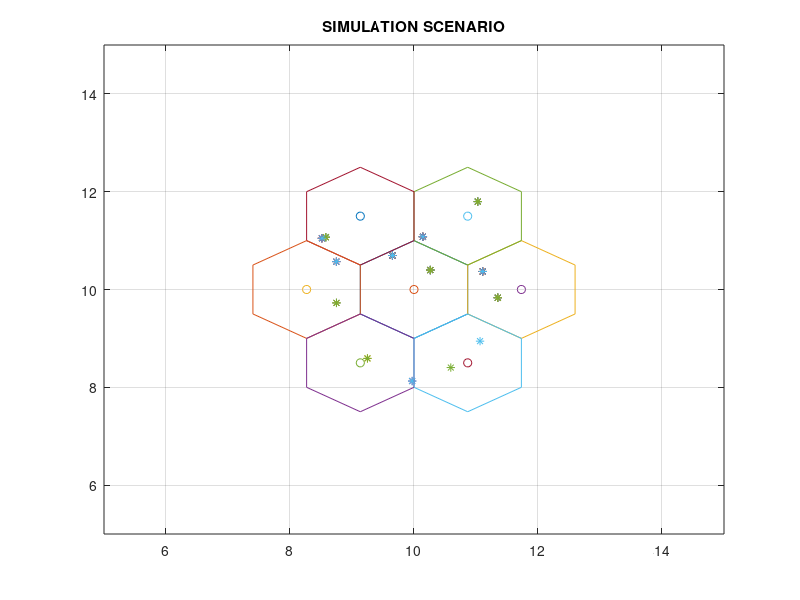

MATLAB code for this plot: (Note: this script raises an error after producing the figure.)
% NOMA_SIMULATOR MATLAB code for NOMA_SIMULATOR.fig
%
%This Matlab code was developed to generate simulation results to:
%
%Khan, A.; Usman, M.A.; Usman, M.R.; Ahmad, M.; Shin, S.-Y. Link and System-Level NOMA Simulator: 
%The Reproducibility of Research. Electronics 2021, 10, 2388. https://doi.org/10.3390/electronics10192388
%
%For further information, visit: http://wens.re.kr/news/noma-simulator-v1
%
%License: This code is licensed under the Apache2.0 license. If you in any way
%use this code for research that results in publications, please cite our
%monograph as described above.
%
%
% Last Modified 21-Dec-2021 18:08:01
%
%
% Begin initialization code
%%Parameters
close all;  clear all; clc;
initial_x = 10;
initial_y = 10;
ref_x = initial_x;
ref_y = initial_y;
r = 1;     %normalized cell radius
x = cos(pi/6);  
y = sin(pi/6); 
%To change the number of cells please change the value to 1,2 or 3 for 19,7
%or 3 cells respectively
%number of cell
num_of_cell = 2;
if num_of_cell == 1
    N = 19;
elseif num_of_cell == 2    
    N = 7;
elseif num_of_cell == 3    
    N = 3;
end
%This code is developed for 2 NOMA users only
%number of users
%number of users
num_of_user = 1;
if num_of_user == 1
   u=2;
end
%cell diameter
d = 2000;  %meter
c = 3e8;  %speed of light
%you can select the freqiency used in the simulation by choosing the value
%of Freq as 1,2,3 or 4.
%frequency
Freq = 2;
if Freq == 1
   f=9e8;
elseif Freq == 2
   f=18e8; 
elseif Freq == 3
   f=21e8;  
elseif Freq == 4
   f=26e8;  
end
v = 4;    %pathloss exponent
%Total transmit power and the powers associated to the users
%Power
Tx_Pwr = 30;%dbm = 1Watt
P(1) = 0.2*30;
P(2) = 0.8*30;
%Interference Init
Int(1)=0;
Int(2)=0;

%BS height
BS_height = 20;  %meter

%MS_height
MS_height = 1.5; %meter

%Noise
NF = 7;     %Noise Floor
No = -174;  %Noise Figure

%Bandwidth
Bw = 20*10^6; %20 MHz

%Imperfect SIC
imdB=-25; %dB
im=10^(imdB/10);
%Pathloss
Pathloss = 1;
if Pathloss == 1 %Cost231
   PL=1;
elseif Pathloss == 2 %Okumura-Hata
   PL=2; 
end


%% Plotting cells
for i = 1:N
    for j = 1:7
       
        if j==1 | j==4 | j==7
            x1(i,j) = (ref_x);
           
        elseif j==2 | j==3
            x1(i,j) = (ref_x+x);
          
        elseif j==5 | j==6
            x1(i,j) = (ref_x-x);
         
        end

        if j==1 | j==7
            y1(i,j) = (ref_y+r);
        
        elseif j==2 | j==6
            y1(i,j) = (ref_y+y);
        
        elseif j==3 | j==5
            y1(i,j) = (ref_y-y);
       
        elseif j==4
            y1(i,j) = (ref_y-r);
      
        end
    end
    
   
    figure(1),    
    plot(x1(i,:),y1(i,:)),grid on, hold on         %%cell edge point plot
    plot(ref_x,ref_y,'o')                          %%BS plot
    axis([5 15 5 15])
    clear x1*; clear x2*;
    clear y1*; clear y2*;
%%    
%%Base Station Coordinates   
    % saving the BS coordinate
    BS_x(i) = ref_x;
    BS_y(i) = ref_y;
    if i==1
        ref_x = initial_x+x+x;
        ref_y = initial_y;
    elseif i==2
        ref_x = initial_x+x;
        ref_y = initial_y+1+y;
    elseif i==3
        ref_x = initial_x-x;
        ref_y = initial_y+1+y;
    elseif i==4
        ref_x = initial_x-x-x;
        ref_y = initial_y;
    elseif i==5
        ref_x = initial_x-x;
        ref_y = initial_y-1-y;
    elseif i==6
        ref_x = initial_x+x;
        ref_y = initial_y-1-y;
    elseif i==7
        ref_x = initial_x+2.*(x+x);
        ref_y = initial_y;
    elseif i==8
        ref_x = initial_x+3.*x;
        ref_y = initial_y+r+y;
    elseif i==9
        ref_x = initial_x+x+x;
        ref_y = initial_y+2.*r+2.*y;
    elseif i==10
        ref_x = initial_x;
        ref_y = initial_y+2.*r+2.*y;
    elseif i==11
        ref_x = initial_x-x-x;
        ref_y = initial_y+2.*r+2.*y;
    elseif i==12
        ref_x = initial_x-3.*x;
        ref_y = initial_y+r+y;
    elseif i==13
        ref_x = initial_x-2.*(x+x);
        ref_y = initial_y;
    elseif i==14
        ref_x = initial_x-3.*x;
        ref_y = initial_y-r-y;
    elseif i==15
        ref_x = initial_x-x-x;
        ref_y = initial_y-2.*r-2.*y;
    elseif i==16
        ref_x = initial_x;
        ref_y = initial_y-2.*r-2.*y;
    elseif i==17
        ref_x = initial_x+x+x;
        ref_y = initial_y-2.*r-2.*y;
    elseif i==18
        ref_x = initial_x+3.*x;
        ref_y = initial_y-r-y;
    end
end
%%
for cell = 1: N
    
    %Plotting users
    % Random User Coordinate
    v_x = BS_x(cell) + (r * sin((0:6)*pi/3));
    v_y = BS_y(cell) + (r * cos((0:6)*pi/3));
    c_x = BS_x(cell) + (r-rand(1, 20*u)*2*r);
    c_y = BS_y(cell) + (r-rand(1, 20*u)*2*r);
    IN = inpolygon(c_x, c_y, v_x, v_y);
    c_x = c_x(IN);
    c_y = c_y(IN);
    idx = randperm(length(c_x));
    MS1_cell_1_x(cell,:) = c_x(idx(1:u));
    MS1_cell_1_y(cell,:) = c_y(idx(1:u));
    
    
    
    % Defining near user and far user
    for i = 1:u
        dist_MS_cell_1(i) = d*sqrt((sqrt((BS_x(cell)-MS1_cell_1_x(cell,i))^2+(BS_y(cell)-MS1_cell_1_y(cell,i))^2))^2+(BS_height/d)^2); %distance with base station's height
    end
    distance_MS_cell_1(cell,:)=dist_MS_cell_1;
    
    if distance_MS_cell_1(cell,1)>=distance_MS_cell_1(cell,2)
        
        save_MS1_cell_1_x(cell,1)=MS1_cell_1_x(cell,1);
        save_MS1_cell_1_y(cell,1)=MS1_cell_1_y(cell,1);
        MS1_cell_1_x(cell,1)=MS1_cell_1_x(cell,2);
        MS1_cell_1_x(cell,2)=save_MS1_cell_1_x(cell,1);
        MS1_cell_1_y(cell,1)=MS1_cell_1_y(cell,2);
        MS1_cell_1_y(cell,2)=save_MS1_cell_1_y(cell,1);
    end
    
    figure(1),
    plot(MS1_cell_1_x,MS1_cell_1_y,'*'),grid on, hold on
    axis([5 15 5 15])
    title('SIMULATION SCENARIO')
end
%%
%OMA (Orthogonal Multiple Access)
for cell = 1:N
    
    % SNR cell 1
    for i = 1:u
        Pwr(i)=P(i);
        dist_MS_cell_1(i) = d*sqrt((sqrt((BS_x(1)-MS1_cell_1_x(1,i))^2+(BS_y(1)-MS1_cell_1_y(1,i))^2))^2+(BS_height/d)^2); %distance with base station's height
        
        %Cost231 & Okumura-Hata
        if PL == 1
            PL_num_cell_1(i) = 46.3 + 33.9*log10(f/1000000) - 13.28*log10(BS_height) - ((1.1*log10(f/1000000)-0.7)*MS_height-(1.56*log10(f/1000000)-0.8)) + (44.9 - 6.55*log10(BS_height))*log10(dist_MS_cell_1(i)/1000)+3; %Pathloss
            PL_dB_cell_1(i) = 10*log10(PL_num_cell_1(i));
        else
            PL_dB_cell_1(i) = 69.55 + 26.16*log10(f/1000000) + (44.9 - 6.55*log10(BS_height))*log10(dist_MS_cell_1(i)/1000) - 13.82*log10(BS_height) - (3.2*(log10(11.75*MS_height))^2 - 4.97); %Pathloss
            PL_num_cell_1(i) = 10^((PL_dB_cell_1(i))/10);
        end
        
        Rx_pwr_dBm_cell_1(i) = (10*log10(Pwr(i)*1000))-PL_dB_cell_1(i); %dBm
        Rx_pwr_mW_cell_1(i) = 10^((Rx_pwr_dBm_cell_1(i))/10);
    end
    Rx_pwr_cell_1(cell,:)=Rx_pwr_mW_cell_1;
    
    
    % Thermal Noise
    for i = 1:u
        Rx_pwr_dBm_noise_cell_1(i) = NF+No+10*log10(1/2*Bw);
        Rx_pwr_mW_noise_cell_1(i) = 10^((Rx_pwr_dBm_noise_cell_1(i))/10);
    end
    Rx_pwr_noise_cell_1(cell,:)=Rx_pwr_mW_noise_cell_1;
    
    
    % Interference Calculation for users in cell 1 from the other BS
    if  cell==1 & cell<=N
        for i = 1:u
            Interference(i)=Int(i);
        end
        total_int_pwr_mW_cell_1(cell,:)=Interference;
        
    else if cell==3 | cell==5 | cell==7 | cell==9 | cell==11 | cell==13 | cell==15 | cell==17 | cell==19
            for i = 1:u
                dist_MS_int_cell_1(i) = d*sqrt((sqrt((BS_x(cell)-MS1_cell_1_x(1,i))^2+(BS_y(cell)-MS1_cell_1_y(1,i))^2))^2+(BS_height/d)^2); %distance with base station's height
                
                %Cost231 & Okumura-Hata
                if PL==1
                    PL_num_cell_1(i) = 46.3 + 33.9*log10(f/1000000) - 13.28*log10(BS_height) - ((1.1*log10(f/1000000)-0.7)*MS_height-(1.56*log10(f/1000000)-0.8)) + (44.9 - 6.55*log10(BS_height))*log10(dist_MS_int_cell_1(i)/1000)+3; %Pathloss
                    PL_dB_int_cell_1(i) = 10*log10(PL_num_cell_1(i));
                else
                    PL_dB_int_cell_1(i) = 69.55 + 26.16*log10(f/1000000) + (44.9 - 6.55*log10(BS_height))*log10(dist_MS_int_cell_1(i)/1000) - 13.82*log10(BS_height) - (3.2*(log10(11.75*MS_height))^2 - 4.97); %Pathloss
                    PL_num_cell_1(i) = 10^((PL_dB_int_cell_1(i))/10);
                end
                
                if i==1
                    int_pwr_dBm_cell_1(i) = (10*log10(Pwr(i+1)*1000))-PL_dB_int_cell_1(i); %dBm
                    int_pwr_mW_cell_1(i) = 10^((int_pwr_dBm_cell_1(i))/10);
                else
                    int_pwr_dBm_cell_1(i) = (10*log10(Pwr(i-1)*1000))-PL_dB_int_cell_1(i); %dBm
                    int_pwr_mW_cell_1(i) = 10^((int_pwr_dBm_cell_1(i))/10);
                end
                
            end
            total_int_pwr_mW_cell_1(cell,:)=int_pwr_mW_cell_1;
            
        else
            for i = 1:u
                dist_MS_int_cell_1(i) = d*sqrt((sqrt((BS_x(cell)-MS1_cell_1_x(1,i))^2+(BS_y(cell)-MS1_cell_1_y(1,i))^2))^2+(BS_height/d)^2); %distance with base station's height
                
                %Cost231 & Okumura-Hata
                if PL==1
                    PL_num_cell_1(i) = 46.3 + 33.9*log10(f/1000000) - 13.28*log10(BS_height) - ((1.1*log10(f/1000000)-0.7)*MS_height-(1.56*log10(f/1000000)-0.8)) + (44.9 - 6.55*log10(BS_height))*log10(dist_MS_int_cell_1(i)/1000)+3; %Pathloss
                    PL_dB_int_cell_1(i) = 10*log10(PL_num_cell_1(i));
                else
                    PL_dB_int_cell_1(i) = 69.55 + 26.16*log10(f/1000000) + (44.9 - 6.55*log10(BS_height))*log10(dist_MS_int_cell_1(i)/1000) - 13.82*log10(BS_height) - (3.2*(log10(11.75*MS_height))^2 - 4.97); %Pathloss
                    PL_num_cell_1(i) = 10^((PL_dB_int_cell_1(i))/10);
                end
                
                if i==1
                    int_pwr_dBm_cell_1(i) = (10*log10(Pwr(i)*1000))-PL_dB_int_cell_1(i); %dBm
                    int_pwr_mW_cell_1(i) = 10^((int_pwr_dBm_cell_1(i))/10);
                else
                    int_pwr_dBm_cell_1(i) = (10*log10(Pwr(i)*1000))-PL_dB_int_cell_1(i); %dBm
                    int_pwr_mW_cell_1(i) = 10^((int_pwr_dBm_cell_1(i))/10);
                end
                
            end
            total_int_pwr_mW_cell_1(cell,:)=int_pwr_mW_cell_1;
            
        end
    end
    
    
    if cell==1
        total_inter_pwr_cell_1_OMA=total_int_pwr_mW_cell_1(cell,:);
        total_inter_pwr_mW_cell_1_OMA(cell,:)=total_inter_pwr_cell_1_OMA;
        total_inter_pwr_dBm_cell_1_OMA(cell,:)=10*log10(total_inter_pwr_mW_cell_1_OMA(cell,:));
        
    else
        total_inter_pwr_cell_1_OMA=total_int_pwr_mW_cell_1(cell,:)+total_inter_pwr_mW_cell_1_OMA(cell-1,:);
        total_inter_pwr_mW_cell_1_OMA(cell,:)=total_inter_pwr_cell_1_OMA;
        total_inter_pwr_dBm_cell_1_OMA(cell,:)=10*log10(total_inter_pwr_mW_cell_1_OMA(cell,:));
        
    end
    
end

for cell = 1:N
    % Capacity
    SINR_mW_cell_1_OMA = Rx_pwr_cell_1(cell,:)./(total_inter_pwr_mW_cell_1_OMA(cell,:)+Rx_pwr_noise_cell_1(cell,:)); %Capacity UE1 and UE2 in numeric
    SINR_num_cell_1_OMA(cell,:) = SINR_mW_cell_1_OMA;
    SINR_dBm_cell_1_OMA = SINR_num_cell_1_OMA(cell,:); %Capacity UE1 and UE2 in dBm
    SINR_dB_cell_1_OMA(cell,:) = SINR_dBm_cell_1_OMA;
    total_Capacity_cell_1_OMA = (1/2*Bw/1000000)*log2(1+SINR_num_cell_1_OMA(cell,:));
    total_Cap_cell_1_OMA(cell,:) = total_Capacity_cell_1_OMA;
end

%%
%NOMA (Non-Orthogonal Multiple Access)
for cell = 1:N
    
    % SNR cell 1
    for i = 1:u
        Pwr(i)=P(i);
        dist_MS_cell_1(i) = d*sqrt((sqrt((BS_x(1)-MS1_cell_1_x(1,i))^2+(BS_y(1)-MS1_cell_1_y(1,i))^2))^2+(BS_height/d)^2); %distance with base station's height
        
        %Cost231 & Okumura-Hata
        if PL == 1
            PL_num_cell_1(i) = 46.3 + 33.9*log10(f/1000000) - 13.28*log10(BS_height) - ((1.1*log10(f/1000000)-0.7)*MS_height-(1.56*log10(f/1000000)-0.8)) + (44.9 - 6.55*log10(BS_height))*log10(dist_MS_cell_1(i)/1000)+3; %Pathloss
            PL_dB_cell_1(i) = 10*log10(PL_num_cell_1(i));
        else
            PL_dB_cell_1(i) = 69.55 + 26.16*log10(f/1000000) + (44.9 - 6.55*log10(BS_height))*log10(dist_MS_cell_1(i)/1000) - 13.82*log10(BS_height) - (3.2*(log10(11.75*MS_height))^2 - 4.97); %Pathloss
            PL_num_cell_1(i) = 10^((PL_dB_cell_1(i))/10);
        end
        
        Rx_pwr_dBm_cell_1(i) = (10*log10(Pwr(i)*1000))-PL_dB_cell_1(i); %dBm
        Rx_pwr_mW_cell_1(i) = 10^((Rx_pwr_dBm_cell_1(i))/10);
    end
    Rx_pwr_cell_1(cell,:)=Rx_pwr_mW_cell_1;
    
    
    % Self Interference Calculation for user 2
    for i = 1:u
        if  i==1
            Rx_pwr_mW_selfint_cell_1(i)=Int(i);
            
        else
            Pwr(i)=P(i);
            dist_MS_selfint_cell_1(i) = d*sqrt((sqrt((BS_x(1)-MS1_cell_1_x(1,i))^2+(BS_y(1)-MS1_cell_1_y(1,i))^2))^2+(BS_height/d)^2); %distance with base station's height
            
            %Cost231 & Okumura-Hata
            if PL==1
                PL_num_slftint_cell_1(i) = 46.3 + 33.9*log10(f/1000000) - 13.28*log10(BS_height) - ((1.1*log10(f/1000000)-0.7)*MS_height-(1.56*log10(f/1000000)-0.8)) + (44.9 - 6.55*log10(BS_height))*log10(dist_MS_selfint_cell_1(i)/1000)+3; %Pathloss
                PL_dB_selfint_cell_1(i) = 10*log10(PL_num_slftint_cell_1(i));
            else
                PL_dB_selfint_cell_1(i) = 69.55 + 26.16*log10(f/1000000) + (44.9 - 6.55*log10(BS_height))*log10(dist_MS_selfint_cell_1(i)/1000) - 13.82*log10(BS_height) - (3.2*(log10(11.75*MS_height))^2 - 4.97); %Pathloss
                PL_num_slftint_cell_1(i) = 10^((PL_dB_selfint_cell_1(i))/10);
            end
            
            Rx_pwr_dBm_selfint_cell_1(i) = (10*log10(Pwr(1)*1000))-PL_dB_selfint_cell_1(i); %dBm
            Rx_pwr_mW_selfint_cell_1(i) = 10^((Rx_pwr_dBm_selfint_cell_1(i))/10);
        end
    end
    Rx_pwr_selfint_cell_1(cell,:)=Rx_pwr_mW_selfint_cell_1;
    
    
    % Imperfect SIC
    for i = 1:u
        if  i==1
            Im_SIC(i)=10^(imdB*1000/10);
        else
            Im_SIC(i)=Int(i);
        end
    end
    Imperfect_SIC_cell_1(cell,:)=Im_SIC;
    
    % Thermal Noise
    for i = 1:u
        Rx_pwr_dBm_noise_cell_1(i) = NF+No+10*log10(Bw);
        Rx_pwr_mW_noise_cell_1(i) = 10^((Rx_pwr_dBm_noise_cell_1(i))/10);
    end
    Rx_pwr_noise_cell_1(cell,:)=Rx_pwr_mW_noise_cell_1;
    
    
    % Interference Calculation for users in cell 1 from the other BS
    if  cell==1 & cell<=N
        for i = 1:u
            Interference(i)=Int(i);
        end
        total_int_pwr_mW_cell_1(cell,:)=Interference;
        
    else
        for i = 1:u
            dist_MS_int_cell_1(i) = d*sqrt((sqrt((BS_x(cell)-MS1_cell_1_x(1,i))^2+(BS_y(cell)-MS1_cell_1_y(1,i))^2))^2+(BS_height/d)^2); %distance with base station's height
            
            %Cost231 & Okumura-Hata
            if PL==1
                PL_num_cell_1(i) = 46.3 + 33.9*log10(f/1000000) - 13.28*log10(BS_height) - ((1.1*log10(f/1000000)-0.7)*MS_height-(1.56*log10(f/1000000)-0.8)) + (44.9 - 6.55*log10(BS_height))*log10(dist_MS_int_cell_1(i)/1000)+3; %Pathloss
                PL_dB_int_cell_1(i) = 10*log10(PL_num_cell_1(i));
            else
                PL_dB_int_cell_1(i) = 69.55 + 26.16*log10(f/1000000) + (44.9 - 6.55*log10(BS_height))*log10(dist_MS_int_cell_1(i)/1000) - 13.82*log10(BS_height) - (3.2*(log10(11.75*MS_height))^2 - 4.97); %Pathloss
                PL_num_cell_1(i) = 10^((PL_dB_int_cell_1(i))/10);
            end
            
            int_pwr_dBm_cell_1(i) = (10*log10(Tx_Pwr*1000))-PL_dB_int_cell_1(i); %dBm
            int_pwr_mW_cell_1(i) = 10^((int_pwr_dBm_cell_1(i))/10);
        end
        total_int_pwr_mW_cell_1(cell,:)=int_pwr_mW_cell_1;
    end
    
    
    if cell==1
        total_inter_pwr_cell_1=total_int_pwr_mW_cell_1(cell,:);
        total_inter_pwr_mW_cell_1(cell,:)=total_inter_pwr_cell_1;
        total_inter_pwr_dBm_cell_1(cell,:)=10*log10(total_inter_pwr_mW_cell_1(cell,:));
        
    else
        total_inter_pwr_cell_1=total_int_pwr_mW_cell_1(cell,:)+total_inter_pwr_mW_cell_1(cell-1,:);
        total_inter_pwr_mW_cell_1(cell,:)=total_inter_pwr_cell_1;
        total_inter_pwr_dBm_cell_1(cell,:)=10*log10(total_inter_pwr_mW_cell_1(cell,:));
        
    end
    
end

%%
for cell = 1:N
    % Capacity
    SINR_mW_cell_1=Rx_pwr_cell_1(cell,:)./(Imperfect_SIC_cell_1(1,:)+Rx_pwr_selfint_cell_1(1,:)+total_inter_pwr_mW_cell_1(cell,:)+Rx_pwr_noise_cell_1(cell,:)); %Capacity UE1 and UE2 in numeric
    SINR_num_cell_1(cell,:)=SINR_mW_cell_1;
    SINR_dBm_cell_1=SINR_num_cell_1(cell,:); %Capacity UE1 and UE2 in dBm
    SINR_dB_cell_1(cell,:)=SINR_dBm_cell_1;
    total_Capacity_cell_1 = (Bw/1000000)*log2(1+SINR_num_cell_1(cell,:));
    total_Cap_cell_1(cell,:)= total_Capacity_cell_1;
end


%%
%%Capacity vs SNR in Rayleigh channel
% Calculate UE distance in cell 1 from 19 BS
for cell=1:N
    for i = 1:u
        dist_UE_cell_1(i) = sqrt((sqrt((BS_x(cell)-MS1_cell_1_x(1,i))^2+(BS_y(cell)-MS1_cell_1_y(1,i))^2))^2+(BS_height/d)^2);
    end
    distance_UE_cell_1(cell,:)=dist_UE_cell_1;
end
SNRdB = [0:5:35];
trial = 20000;
for ii=1:length(SNRdB)
    SNRdB
    for tr = 1:trial
        txSNR(ii) = 10^(SNRdB(ii)/10);
        trial=tr
        % Reyleigh Channel
        for cell=1:N
            for i=1:u
                MS_ch_index_cell_1(i) = (abs(gauss(0,distance_UE_cell_1(cell,i).^(-v)/2,1,1)+1i*gauss(0,distance_UE_cell_1(cell,i).^(-v)/2,1,1))).^2; %channel index
            end
            MS_pwr_ch_index_cell_1(cell,:) = MS_ch_index_cell_1;
        end
        
        for cell=1:N
            for i=1:u
                % SNR cell 1
                MS_pwr_cell_1(i) = MS_pwr_ch_index_cell_1(cell,i)*(Pwr(i)/Tx_Pwr); % SNR
                
                % Self Interference Calculation for FEU and Imperfect SIC for NEU
                if i==1
                    Self_int_pwr_cell_1(i) = Int(i); % Self Interference Calculation
                    Im_int_pwr_cell_1(i) = im; % Imperfect SIC SCENARIO 1
                    
                else
                    Self_int_pwr_cell_1(i) = MS_pwr_ch_index_cell_1(1,i)*(Pwr(i-1)/Tx_Pwr); % Self Interference Calculation
                    Im_int_pwr_cell_1(i) = Int(i); % Imperfect SIC
                end
            end
            MS_power_cell_1(cell,:)=MS_pwr_cell_1;
            Self_int_power_cell_1(cell,:)=Self_int_pwr_cell_1;
            Im_int_power_cell_1(cell,:)=Im_int_pwr_cell_1;
            
            % Intercell Interference Calculation for users in cell 1 from the other BS
            % OMA
            if cell==1
                for i = 1:u
                    OMA_Inter_int_ch_index_cell_1(i)=Int(i)*(Pwr(i)/Tx_Pwr);
                end
                OMA_Intercell_int_pwr_cell_1(cell,:)=OMA_Inter_int_ch_index_cell_1; % intercell interference cell 1
                
            else if cell==3 | cell==5 | cell==7 | cell==9 | cell==11 | cell==13 | cell==15 | cell==17 | cell==19
                    for i = 1:u
                        if i==1
                            OMA_Inter_int_ch_index_cell_1(i) = MS_pwr_ch_index_cell_1(cell,i)*(Pwr(i+1)/Tx_Pwr);
                        else
                            OMA_Inter_int_ch_index_cell_1(i) = MS_pwr_ch_index_cell_1(cell,i)*(Pwr(i-1)/Tx_Pwr);
                        end
                    end
                    OMA_Intercell_int_pwr_cell_1(cell,:)= OMA_Inter_int_ch_index_cell_1; % intercell interference cell 1
                else
                    for i = 1:u
                        OMA_Inter_int_ch_index_cell_1(i) = MS_pwr_ch_index_cell_1(cell,i)*(Pwr(i)/Tx_Pwr);
                    end
                    OMA_Intercell_int_pwr_cell_1(cell,:)= OMA_Inter_int_ch_index_cell_1; % intercell interference cell 1
                end
            end
            
            if cell==1
                OMA_total_inter_int_pwr_cell_1=OMA_Intercell_int_pwr_cell_1(cell,:); % Sum Interference
                OMA_total_intercell_int_pwr_cell_1(cell,:)=OMA_total_inter_int_pwr_cell_1; % total intercell interference cell 1
            else
                OMA_total_inter_int_pwr_cell_1=OMA_Intercell_int_pwr_cell_1(cell,:)+OMA_total_intercell_int_pwr_cell_1(cell-1,:); % Sum Interference
                OMA_total_intercell_int_pwr_cell_1(cell,:)=OMA_total_inter_int_pwr_cell_1; % total intercell interference cell 1
            end
            
            % NOMA
            if cell==1
                for i = 1:u
                    NOMA_Inter_int_ch_index_cell_1(i)=Int(i);
                end
                NOMA_Intercell_int_pwr_cell_1(cell,:)=NOMA_Inter_int_ch_index_cell_1; % intercell interference cell 1
                
            else
                for i = 1:u
                    NOMA_Inter_int_ch_index_cell_1(i) = MS_pwr_ch_index_cell_1(cell,i)*(Tx_Pwr/Tx_Pwr);
                end
                NOMA_Intercell_int_pwr_cell_1(cell,:)= NOMA_Inter_int_ch_index_cell_1; % intercell interference cell 1
            end
            
            if cell==1
                NOMA_total_inter_int_pwr_cell_1=NOMA_Intercell_int_pwr_cell_1(cell,:); % Sum Interference
                NOMA_total_intercell_int_pwr_cell_1(cell,:)=NOMA_total_inter_int_pwr_cell_1; % total intercell interference cell 1
            else
                NOMA_total_inter_int_pwr_cell_1=NOMA_Intercell_int_pwr_cell_1(cell,:)+NOMA_total_intercell_int_pwr_cell_1(cell-1,:); % Sum Interference
                NOMA_total_intercell_int_pwr_cell_1(cell,:)=NOMA_total_inter_int_pwr_cell_1; % total intercell interference cell 1
            end
            
        end
%%        
        % Shannon Capacity
        for i=1:u
            Noma_Capacity(i)=log2(1+((txSNR(ii)*MS_power_cell_1(1,i))/(txSNR(ii)*(Im_int_power_cell_1(1,i)+Self_int_power_cell_1(i)+NOMA_total_intercell_int_pwr_cell_1(N,i))+1))); % Capacity for NEU snd FEU
            Oma_Capacity(i)=(1/2)*log2(1+(txSNR(ii)*MS_power_cell_1(1,i))/(txSNR(ii)*OMA_total_intercell_int_pwr_cell_1(N,i)+1)); % Capacity for NEU snd FEU
        end
%%        
        % Ergodic Capacity
        %tmpC(tr,:) = Capacity;
        Noma_tmpC1(tr,:) = Noma_Capacity(1);
        Noma_tmpC2(tr,:) = Noma_Capacity(2);
        Noma_tmpCerg(tr,:) = Noma_Capacity(1)+Noma_Capacity(2);
%%        
        %for OMA
        Oma_tmpC1(tr,:) = Oma_Capacity(1);
        Oma_tmpC2(tr,:) = Oma_Capacity(2);
        Oma_tmpCerg(tr,:) = Oma_Capacity(1)+ Oma_Capacity(2);
    end
    
    % Mean Ergodic Capacity
    
    Noma_C1(ii,:)=mean(Noma_tmpC1);
    Noma_C2(ii,:)=mean(Noma_tmpC2);
    Noma_Cerg(ii,:)=mean(Noma_tmpCerg);
    
    Oma_C1(ii,:)=mean(Oma_tmpC1);
    Oma_C2(ii,:)=mean(Oma_tmpC2);
    Oma_Cerg(ii,:)=mean(Oma_tmpCerg);
end
%%
%%Plotting
cell_plot = 1:1:N-1;

figure(2),
plot(cell_plot,total_inter_pwr_dBm_cell_1(cell_plot+1,1),'r-o','LineWidth',1.2),grid on, hold on % SNR trend for user 1 in cell 1
plot(cell_plot,total_inter_pwr_dBm_cell_1(cell_plot+1,2),'b-o','LineWidth',1.2),grid on, hold on % SNR trend for user 2 in cell 1
plot(cell_plot,total_inter_pwr_dBm_cell_1_OMA(cell_plot+1,1),'g-*','LineWidth',1.2),grid on, hold on % SNR trend for user 1 in cell 1
plot(cell_plot,total_inter_pwr_dBm_cell_1_OMA(cell_plot+1,2),'k-*','LineWidth',1.2),grid on, hold on % SNR trend for user 2 in cell 1
legend('NEU NOMA','FEU NOMA','NEU OMA','FEU OMA')
xlabel('Number of cell')
ylabel('Intercell Interference [dBm]')

figure(3),
plot(cell_plot,SINR_dB_cell_1(cell_plot+1,1),'r-o','LineWidth',1.2),grid on, hold on % SNR trend for user 1 in cell 1
plot(cell_plot,SINR_dB_cell_1(cell_plot+1,2),'b-o','LineWidth',1.2),grid on, hold on % SNR trend for user 2 in cell 1
plot(cell_plot,SINR_dB_cell_1_OMA(cell_plot+1,1),'g-*','LineWidth',1.2),grid on, hold on % SNR trend for user 1 in cell 1
plot(cell_plot,SINR_dB_cell_1_OMA(cell_plot+1,2),'k-*','LineWidth',1.2),grid on, hold on % SNR trend for user 2 in cell 1
legend('NEU NOMA','FEU NOMA','NEU OMA','FEU OMA')
xlabel('Number of cell')
ylabel('SINR [dBm]')

figure(4),
plot(cell_plot,total_Cap_cell_1(cell_plot+1,1),'r-o','LineWidth',1.2),grid on, hold on % Cell Capacity trend for user 1 in cell 1
plot(cell_plot,total_Cap_cell_1(cell_plot+1,2),'b-o','LineWidth',1.2),grid on, hold on % Cell Capacity trend for user 2 in cell 1
plot(cell_plot,total_Cap_cell_1_OMA(cell_plot+1,1),'g-*','LineWidth',1.2),grid on, hold on % Cell Capacity trend for user 1 in cell 1
plot(cell_plot,total_Cap_cell_1_OMA(cell_plot+1,2),'k-*','LineWidth',1.2),grid on, hold on % Cell Capacity trend for user 2 in cell 1
legend('NEU NOMA','FEU NOMA','NEU OMA','FEU OMA')
xlabel('Number of cell')
ylabel('User Capacity [Mbps/Hz]')

figure(5),
plot(cell_plot,total_Cap_cell_1(cell_plot+1,1)+total_Cap_cell_1(cell_plot+1,2),'r-d','LineWidth',1.2),grid on, hold on % Cell Capacity trend for user 1 in cell 1
plot(cell_plot,total_Cap_cell_1_OMA(cell_plot+1,1)+total_Cap_cell_1_OMA(cell_plot+1,2),'b-s','LineWidth',1.2),grid on, hold on % Cell Capacity trend for user 1 in cell 1
legend('NOMA','OMA')
xlabel('Number of cell')
ylabel('Ergodic Sum Capacity [Mbps/Hz]')

figure(6),
plot(SNRdB,Noma_C1,'r-o','LineWidth',1.2),grid on, hold on
plot(SNRdB,Noma_C2,'b-o','LineWidth',1.2),grid on, hold on
plot(SNRdB,Oma_C1,'g-*','LineWidth',1.2),grid on, hold on
plot(SNRdB,Oma_C2,'k-*','LineWidth',1.2),grid on, hold on
legend('NEU NOMA','FEU NOMA','NEU OMA','FEU OMA')
xlabel('Transmit SNR [dB]')
ylabel('User Capacity [bit/s/Hz]')

figure(7),
plot(SNRdB,Noma_Cerg,'r-d','LineWidth',1.2),hold on, grid on
plot(SNRdB,Oma_Cerg,'b-s','LineWidth',1.2),hold on, grid on
legend('NOMA','OMA')
xlabel('Transmit SNR [dB]')
ylabel('Ergodic Sum Capacity [bit/s/Hz]')
%%